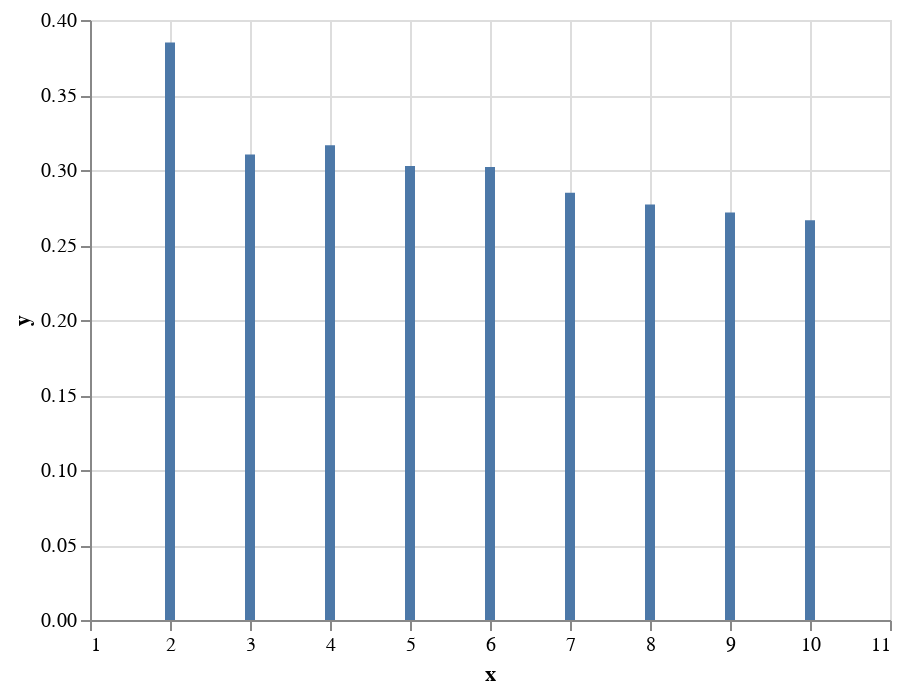

The code cell stored with this chart in its notebook:
### Code cell
import altair as alt
import pandas as pd

data = pd.DataFrame({'x': range_n_clusters,
                     'y': s_values})
alt.Chart(data).mark_bar().encode(
    x='x',
    y='y',
)

### Figure 1 — Vega-Lite specification as saved in the notebook (floating-point values rounded to 4 significant figures)
{"config": {"view": {"continuousWidth": 400, "continuousHeight": 300}}, "data": {"name": "data-abbc27208328e0af0c0964d6fd182c82"}, "mark": "bar", "encoding": {"x": {"type": "quantitative", "field": "x"}, "y": {"type": "quantitative", "field": "y"}}, "$schema": "https://vega.github.io/schema/vega-lite/v4.8.1.json", "datasets": {"data-abbc27208328e0af0c0964d6fd182c82": [{"x": 2, "y": 0.3851}, {"x": 3, "y": 0.3104}, {"x": 4, "y": 0.3165}, {"x": 5, "y": 0.3026}, {"x": 6, "y": 0.302}, {"x": 7, "y": 0.2848}, {"x": 8, "y": 0.277}, {"x": 9, "y": 0.2716}, {"x": 10, "y": 0.2666}]}}
